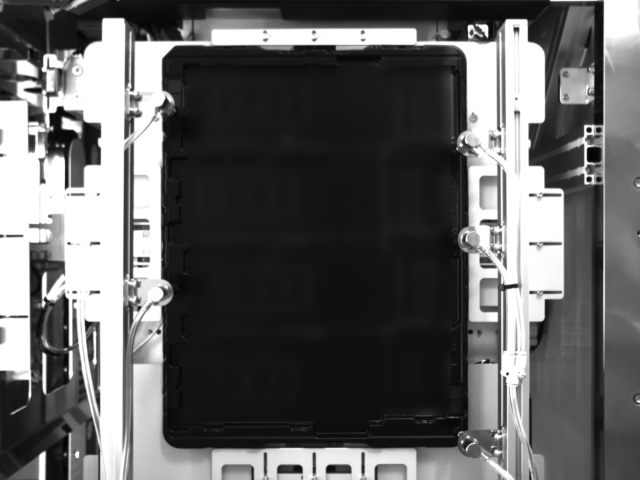
#> input picture data/TraySample01.bmp, 640 x 480 px
$ python -i main.py   (imports and definitions only)   (older library calls are emulated)
#> lines starting #> are read from the running program, lines starting #| are printed output that depends on the picture
#> further down, picture is the input picture: shape (480, 640); min 5, max 255, mean 98.2
import cv2
import numpy as np
import math
import os
import sys

#'Tray02.bmp'
#'Tray03-5.bmp'
#"TraySample01.bmp"

class CParameter:
    debug_mode      = 0
    img_name        = "TraySample01.bmp"
    sample_interval = 10
    threshold_mg    = 50
    vote_radius     = 3.0

mouse_pressed = False
mouse_x = 0
mouse_y = 0


g_user_param = CParameter()


# [21 lines left out: functions get_roi, get_gray_roi, not called in this run]

def extract_line_points(image):
    if image is None:
        return []

    height, width = image.shape
#> height = 480; width = 640

    #print(f"w={width}, h={height}")
    #print("=== gradient-magnitude ===")

    #--- Sobel
    gx = cv2.Sobel(image, cv2.CV_32F, 1, 0)
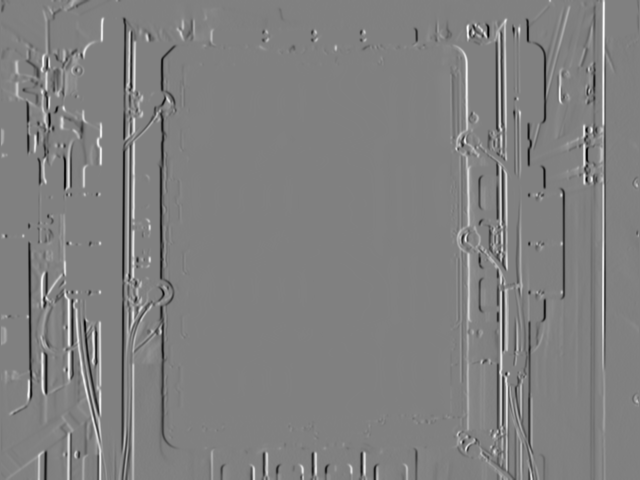
#> gx: shape (480, 640) float32; min -925, max 906, mean -0.4; drawn with min black and max white
    gy = cv2.Sobel(image, cv2.CV_32F, 0, 1)
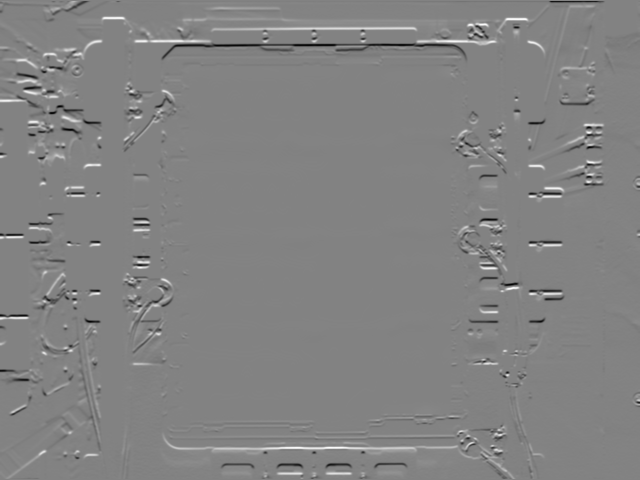
#> gy: shape (480, 640) float32; min -876, max 832, mean 1.6; drawn with min black and max white
    mag = cv2.magnitude(gx, gy)
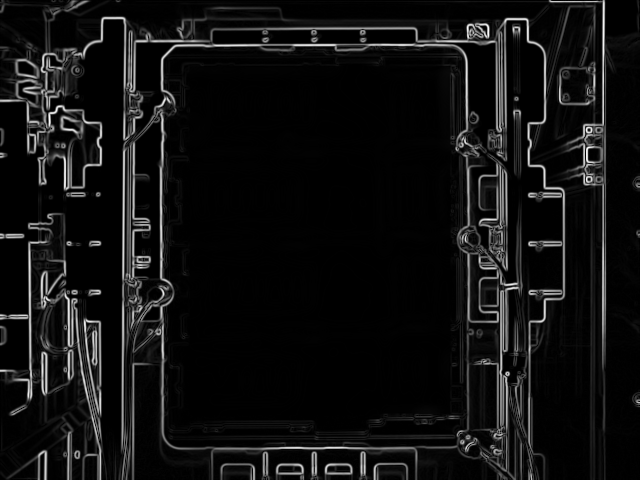
#> mag: shape (480, 640) float32; min 0, max 925.2, mean 62.2; drawn with min black and max white

    mag = cv2.normalize(mag, None, 0, 255, cv2.NORM_MINMAX)
    mag = mag.astype(np.uint8)

    if(g_user_param.debug_mode):
        print("*** mag")
        for row in mag:
            print(",".join(f"{pixel:.1f}" for pixel in row))

    line_points = []

    if(width>height):
        for i in range(0, width, g_user_param.sample_interval):
            col = mag[:,i]
            max_y = np.argmax(col)
            if col[max_y]>g_user_param.threshold_mg:
                line_points.append((int(i), int(max_y)))
            else:
                line_points.append((0, 0)) #사용 안함
            print(f"Row {i:3d}: Found peak at y={max_y:3d}, mag={col[max_y]}")
#> this loop made 64 passes
#> max_y on passes 1 to 12: 315, 100, 315, 329, 453, 113, 106, 129, 53, 321, 400, 18
#| Row   0: Found peak at y=315, mag=214
#| Row  10: Found peak at y=100, mag=194
#| Row  20: Found peak at y=315, mag=213
#| Row  30: Found peak at y=329, mag=204
#| Row  40: Found peak at y=453, mag=196
#| Row  50: Found peak at y=113, mag=215
#| Row  60: Found peak at y=106, mag=234
#| Row  70: Found peak at y=129, mag=232
#> (further printed lines are left out)
#> after the loop, line_points = 64 pairs, first value 0 to 600, second value 0 to 466
    else:
        for i in range(0, height, g_user_param.sample_interval):
            row = mag[i, :]
            max_x = np.argmax(row)
            if row[max_x]>g_user_param.threshold_mg:
                line_points.append((int(max_x), int(i)))
            else:
                line_points.append((0, 0)) #사용 안함
            print(f"Row {i:3d}: Found peak at x={max_x:3d}, mag={row[max_x]}")

    return line_points

# [256 lines left out: functions get_rho_theta, get_gaussian_kernel, voting, get_line_points, mouse_callback, main, not called in this run]

# [2 lines not run here, left out]

>>> import cv2
>>> picture = cv2.imread('../data/TraySample01.bmp', cv2.IMREAD_GRAYSCALE)
>>> result = extract_line_points(picture)
#> result has the same summary as line_points in extract_line_points
